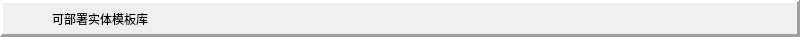
<?xml version="1.0" encoding="UTF-8"?>
<ui version="4.0">
 <class>MAP_GUI_DockWidgetTitleBar</class>
 <widget class="QFrame" name="MAP_GUI_DockWidgetTitleBar">
  <property name="geometry">
   <rect>
    <x>0</x>
    <y>0</y>
    <width>800</width>
    <height>37</height>
   </rect>
  </property>
  <property name="windowTitle">
   <string>Frame</string>
  </property>
  <layout class="QGridLayout" name="gridLayout">
   <property name="leftMargin">
    <number>0</number>
   </property>
   <property name="topMargin">
    <number>0</number>
   </property>
   <property name="rightMargin">
    <number>0</number>
   </property>
   <property name="bottomMargin">
    <number>0</number>
   </property>
   <property name="spacing">
    <number>0</number>
   </property>
   <item row="0" column="0">
    <widget class="QFrame" name="dockFrame">
     <property name="font">
      <font>
       <family>微软雅黑</family>
      </font>
     </property>
     <property name="frameShape">
      <enum>QFrame::Panel</enum>
     </property>
     <property name="frameShadow">
      <enum>QFrame::Raised</enum>
     </property>
     <property name="lineWidth">
      <number>3</number>
     </property>
     <property name="midLineWidth">
      <number>3</number>
     </property>
     <layout class="QHBoxLayout" name="horizontalLayout" stretch="0,4,31,1,1">
      <property name="spacing">
       <number>2</number>
      </property>
      <property name="leftMargin">
       <number>5</number>
      </property>
      <property name="topMargin">
       <number>0</number>
      </property>
      <property name="rightMargin">
       <number>5</number>
      </property>
      <property name="bottomMargin">
       <number>0</number>
      </property>
      <item>
       <widget class="QPushButton" name="titleIcon">
        <property name="text">
         <string/>
        </property>
        <property name="icon">
         <iconset>
          <normaloff>:/new/icon/icon/diary.png</normaloff>:/new/icon/icon/diary.png</iconset>
        </property>
        <property name="flat">
         <bool>true</bool>
        </property>
       </widget>
      </item>
      <item>
       <widget class="QLabel" name="titleLabel">
        <property name="text">
         <string>可部署实体模板库</string>
        </property>
        <property name="indent">
         <number>5</number>
        </property>
       </widget>
      </item>
      <item>
       <spacer name="spacer">
        <property name="orientation">
         <enum>Qt::Horizontal</enum>
        </property>
        <property name="sizeHint" stdset="0">
         <size>
          <width>40</width>
          <height>20</height>
         </size>
        </property>
       </spacer>
      </item>
      <item>
       <widget class="QPushButton" name="helpPtn">
        <property name="text">
         <string/>
        </property>
        <property name="icon">
         <iconset resource="../resource.qrc">
          <normaloff>:/icon/icon/help.png</normaloff>:/icon/icon/help.png</iconset>
        </property>
        <property name="flat">
         <bool>true</bool>
        </property>
       </widget>
      </item>
      <item>
       <widget class="QPushButton" name="closePtn">
        <property name="text">
         <string/>
        </property>
        <property name="icon">
         <iconset resource="../resource.qrc">
          <normaloff>:/icon/icon/close.png</normaloff>:/icon/icon/close.png</iconset>
        </property>
        <property name="flat">
         <bool>true</bool>
        </property>
       </widget>
      </item>
     </layout>
    </widget>
   </item>
  </layout>
 </widget>
 <resources>
  <include location="../resource.qrc"/>
 </resources>
 <connections/>
</ui>
